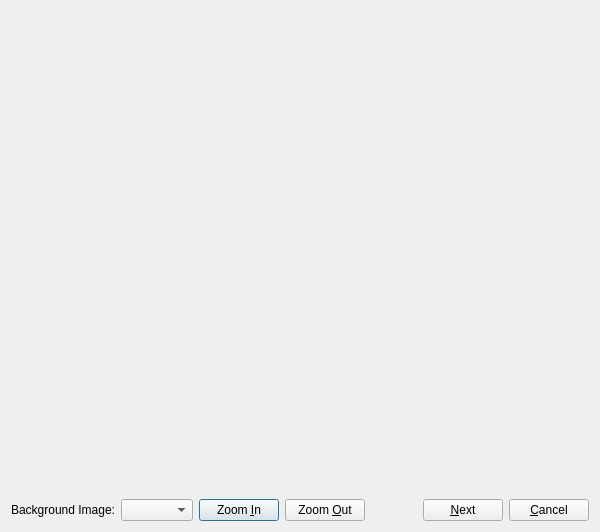
<?xml version="1.0" encoding="UTF-8"?>
<ui version="4.0">
 <class>GeoDataPointmapWebImporterRegionSelectDialog</class>
 <widget class="QDialog" name="GeoDataPointmapWebImporterRegionSelectDialog">
  <property name="geometry">
   <rect>
    <x>0</x>
    <y>0</y>
    <width>600</width>
    <height>532</height>
   </rect>
  </property>
  <property name="windowTitle">
   <string>Select Region</string>
  </property>
  <layout class="QVBoxLayout" name="verticalLayout" stretch="1,0">
   <item>
    <widget class="TmsRegionSelectWidget" name="mapWidget" native="true"/>
   </item>
   <item>
    <layout class="QHBoxLayout" name="horizontalLayout">
     <item>
      <widget class="QLabel" name="label">
       <property name="text">
        <string>Background Image:</string>
       </property>
      </widget>
     </item>
     <item>
      <widget class="QComboBox" name="mapComboBox"/>
     </item>
     <item>
      <widget class="QPushButton" name="zoomInButton">
       <property name="text">
        <string>Zoom &amp;In</string>
       </property>
      </widget>
     </item>
     <item>
      <widget class="QPushButton" name="zoomOutButton">
       <property name="text">
        <string>Zoom &amp;Out</string>
       </property>
      </widget>
     </item>
     <item>
      <spacer name="horizontalSpacer">
       <property name="orientation">
        <enum>Qt::Horizontal</enum>
       </property>
       <property name="sizeHint" stdset="0">
        <size>
         <width>40</width>
         <height>20</height>
        </size>
       </property>
      </spacer>
     </item>
     <item>
      <widget class="QPushButton" name="nextButton">
       <property name="text">
        <string>&amp;Next</string>
       </property>
      </widget>
     </item>
     <item>
      <widget class="QPushButton" name="cancelButton">
       <property name="text">
        <string>&amp;Cancel</string>
       </property>
      </widget>
     </item>
    </layout>
   </item>
  </layout>
 </widget>
 <customwidgets>
  <customwidget>
   <class>TmsRegionSelectWidget</class>
   <extends>QWidget</extends>
   <header>guicore/tmsimage/tmsregionselectwidget.h</header>
   <container>1</container>
  </customwidget>
 </customwidgets>
 <resources/>
 <connections/>
</ui>
